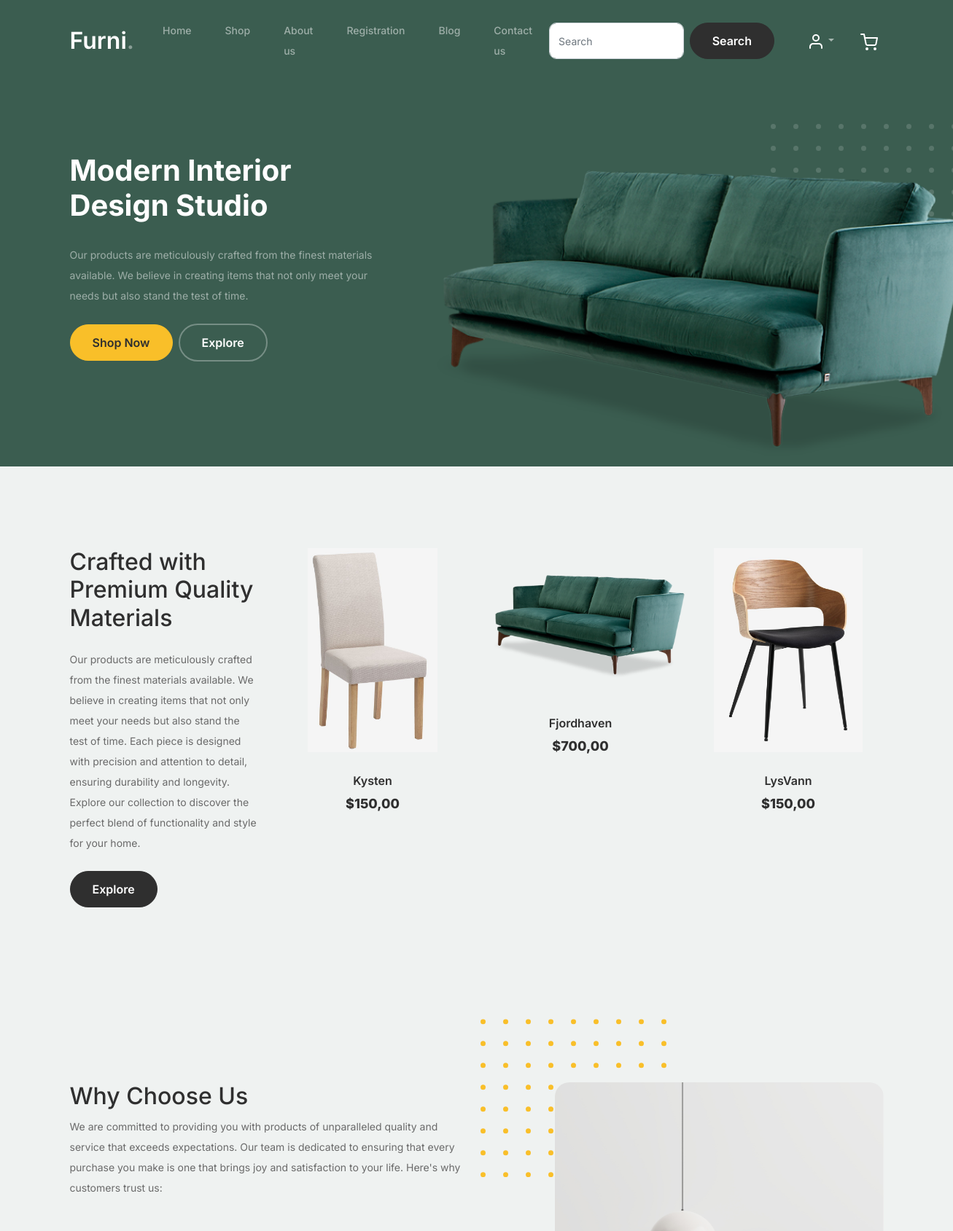
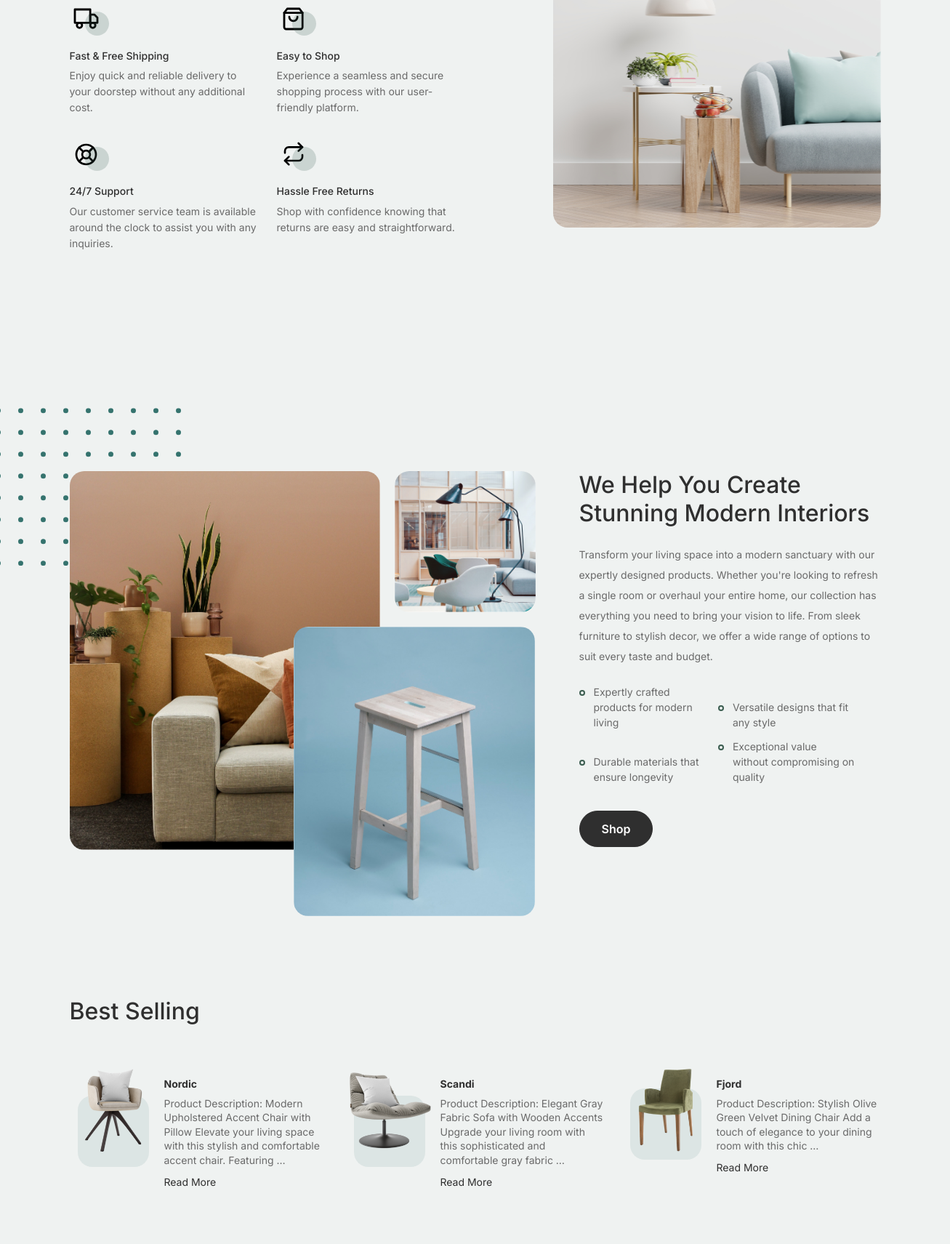
The page / (upper part) on the database its author committed (2 pictures, top to bottom).
### shop/models.py (models this page shows, shortened)
class Product(models.Model):
    category = models.ForeignKey(Category, related_name='products', on_delete=models.CASCADE)
    name = models.CharField(max_length=200, db_index=True)
    slug = models.SlugField(max_length=200, db_index=True)
    image = models.ImageField(upload_to='products/%Y/%m/%d', blank=True)
    description = models.TextField(blank=True)
    price = models.DecimalField(max_digits=10, decimal_places=2)
    stock = models.PositiveIntegerField()
    available = models.BooleanField(default=True)
    created = models.DateTimeField(auto_now_add=True)
    updated = models.DateTimeField(auto_now=True)
    class Meta:
        ordering = ('name',)
        indexes = [
            models.Index(fields=['id', 'slug'], name='product_id_slug_idx'),
        ]
    def get_absolute_url(self):
        return reverse('shop:product_detail',
                       args=[self.id, self.slug])

### shop/views.py (the view)
# urls.py: path('', views.index, name='index'),
def index(request):
    products = list(Product.objects.filter(available=True))
    random_products = random.sample(products, 3) if len(products) >= 3 else products
    recent_blog_posts = BlogPost.objects.order_by('-created_at')[:3]
    popular_products = Product.objects.annotate(order_count=Count('order_items')).order_by('-order_count')[:3]
    context = {
        'random_products': random_products,
        'recent_blog_posts': recent_blog_posts,
        'popular_products': popular_products,
    }
    return render(request, 'shop/index.html', context)

### shop/forms.py
class SubscriptionForm(forms.ModelForm):
    class Meta:
        model = Subscriber
        fields = ['name', 'email']
    name = forms.CharField(max_length=100, widget=forms.TextInput(attrs={
        'class': 'form-control',
        'placeholder': 'Enter your name',
    }))
    email = forms.EmailField(widget=forms.EmailInput(attrs={
        'class': 'form-control',
        'placeholder': 'Enter your email',
    }))

### shop/context_processors.py (called while the page is built)
def subscription_form(request):
    return {'subscription_form': SubscriptionForm()}

### shop/models.py (called while the page is built)
    def get_absolute_url(self):
        return reverse('shop:blog_detail', args=[str(self.id)])

### shopping_cart/cart.py (called while the page is built)
    def __len__(self):
        return sum(item['quantity'] for item in self.cart.values())

    def get_total_quantity(self):
        return self.__len__()

### shopping_cart/context_processors.py (called while the page is built)
def cart(request):
    return {'cart': Cart(request)}

### templates/shop/index.html (shortened to what this page needs)
{% extends 'shop/base.html' %}
{% load static %}
{% block content %}
  <div class="product-section">
    <div class="container">
        <div class="row">
            <div class="col-md-12 col-lg-3 mb-5 mb-lg-0">
                <h2 class="mb-4 section-title">Crafted with Premium Quality Materials</h2>
                <p class="mb-4">Our products are meticulously crafted from the finest materials available. We believe in creating items that not only meet your needs but also stand the test of time. Each piece is designed with precision and attention to detail, ensuring durability and longevity. Explore our collection to discover the perfect blend of functionality and style for your home.</p>
                <p><a href="{% url 'shop:product_list' %}" class="btn">Explore</a></p>
            </div>
            {% for product in random_products %}
            <div class="col-12 col-md-4 col-lg-3 mb-5 mb-md-0">
                <a class="product-item" href="{{ product.get_absolute_url }}">
                    <img src="{% if product.image %}{{ product.image.url }}{% else %}{% static 'shop/images/default_product.png' %}{% endif %}" class="img-fluid product-thumbnail" alt="{{ product.name }}">
                    <h3 class="product-title">{{ product.name }}</h3>
                    <strong class="product-price">${{ product.price }}</strong>
                </a>
            </div>
            {% endfor %}
        </div>
    </div>
</div>
  <div class="why-choose-section">
    <div class="container">
      <div class="row justify-content-between">
        <div class="col-lg-6">
          <h2 class="section-title">Why Choose Us</h2>
          <p>We are committed to providing you with products of unparalleled quality and service that exceeds expectations. Our team is dedicated to ensuring that every purchase you make is one that brings joy and satisfaction to your life. Here's why customers trust us:</p>
          <div class="row my-5">
            <div class="col-6 col-md-6">
              <div class="feature">
                <div class="icon">
                  <img src="{% static 'shop/images/truck.svg' %}" alt="Fast & Free Shipping" class="img-fluid">
                </div>
                <h3>Fast &amp; Free Shipping</h3>
                <p>Enjoy quick and reliable delivery to your doorstep without any additional cost.</p>
              </div>
            </div>
            <div class="col-6 col-md-6">
              <div class="feature">
                <div class="icon">
                  <img src="{% static 'shop/images/bag.svg' %}" alt="Easy to Shop" class="img-fluid">
                </div>
                <h3>Easy to Shop</h3>
                <p>Experience a seamless and secure shopping process with our user-friendly platform.</p>
              </div>
            </div>
            <div class="col-6 col-md-6">
              <div class="feature">
                <div class="icon">
                  <img src="{% static 'shop/images/support.svg' %}" alt="24/7 Support" class="img-fluid">
                </div>
                <h3>24/7 Support</h3>
                <p>Our customer service team is available around the clock to assist you with any inquiries.</p>
              </div>
            </div>
            <div class="col-6 col-md-6">
              <div class="feature">
                <div class="icon">
                  <img src="{% static 'shop/images/return.svg' %}" alt="Hassle Free Returns" class="img-fluid">
                </div>
                <h3>Hassle Free Returns</h3>
                <p>Shop with confidence knowing that returns are easy and straightforward.</p>
              </div>
            </div>
          </div>
        </div>
        <div class="col-lg-5">
          <div class="img-wrap">
            <img src="{% static 'shop/images/why-choose-us-img.jpg' %}" alt="Why Choose Us" class="img-fluid">
          </div>
        </div>
      </div>
    </div>
  </div>
  <div class="we-help-section">
    <div class="container">
      <div class="row justify-content-between">
        <div class="col-lg-7 mb-5 mb-lg-0">
          <div class="imgs-grid">
            <div class="grid grid-1"><img src="{% static 'shop/images/img-grid-1.jpg' %}" alt="Untree.co" class="img-fluid"></div>
            <div class="grid grid-2"><img src="{% static 'shop/images/img-grid-2.jpg' %}" alt="Untree.co" class="img-fluid"></div>
            <div class="grid grid-3"><img src="{% static 'shop/images/img-grid-3.jpg' %}" alt="Untree.co" class="img-fluid"></div>
          </div>
        </div>
        <div class="col-lg-5 ps-lg-5">
          <h2 class="section-title mb-4">We Help You Create Stunning Modern Interiors</h2>
          <p>Transform your living space into a modern sanctuary with our expertly designed products. Whether you're looking to refresh a single room or overhaul your entire home, our collection has everything you need to bring your vision to life. From sleek furniture to stylish decor, we offer a wide range of options to suit every taste and budget.</p>
          <ul class="list-unstyled custom-list my-4">
            <li>Expertly crafted products for modern living</li>
            <li>Versatile designs that fit any style</li>
            <li>Durable materials that ensure longevity</li>
            <li>Exceptional value without compromising on quality</li>
          </ul>
          <p><a href="{% url 'shop:product_list' %}" class="btn">Shop</a></p>
        </div>
      </div>
    </div>
  </div>
<div class="popular-product">
    <div class="container">
            <div class="row mb-5">
               <div class="col-md-6">
                  <h2 class="section-title">Best Selling</h2>
                </div>
            </div>
        <div class="row">
            {% for product in popular_products %}
            <div class="col-12 col-md-6 col-lg-4 mb-4 mb-lg-0">
                <div class="product-item-sm d-flex">
                    <div class="thumbnail">
                        <img src="{% if product.image %}{{ product.image.url }}{% else %}{% static 'shop/images/default_product.png' %}{% endif %}" alt="{{ product.name }}" class="img-fluid">
                    </div>
                    <div class="pt-3">
                        <h3>{{ product.name }}</h3>
                        <p>{{ product.description|truncatewords:20 }}</p>
                        <p><a href="{{ product.get_absolute_url }}">Read More</a></p>
                    </div>
                </div>
            </div>
            {% endfor %}
        </div>
    </div>
</div>
{% endblock %}

### templates/shop/index.html (style rules this page uses)
.product-thumbnail { max-width: 280px; max-height: 280px; width: auto; height: auto; display: block; margin: 0 auto; }

### rows shown on the page
Product: image (picture), name "Kysten", price "150,00"
Product: image (picture), name "Fjordhaven", price "700,00"
Product: image (picture), name "LysVann", price "150,00"
Product: image (picture), name "Nordic", description "Product Description: Modern Upholstered Accent Chair with Pillow Elevate your living space with this stylish and comfortable accent chair. Featuring …"
Product: image (picture), name "Scandi", description "Product Description: Elegant Gray Fabric Sofa with Wooden Accents Upgrade your living room with this sophisticated and comfortable gray fabric …"
Product: image (picture), name "Fjord", description "Product Description: Stylish Olive Green Velvet Dining Chair Add a touch of elegance to your dining room with this chic …"
